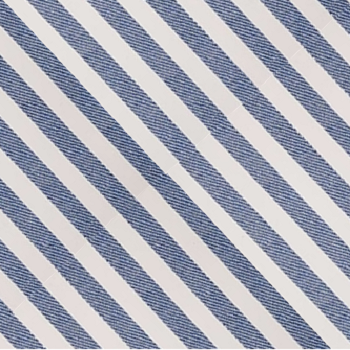
#> input picture APS2-kernels-spatial_operators/Figuras_APS2/Fig1_Tecido3.bmp, 350 x 350 px
$ python ex_1_identify_stripes.py
#> lines starting #> are read from the running program, lines starting #| are printed output that depends on the picture; after the words box and inside, x2 and y2 are one past the last pixel; in counts of white or black regions, pixels touching at a corner belong together; long printed decimals are rounded
# Goal: identify the angle of stripes on an image
# 1. Filter the fabric threads to leave the contrast just on the stripes -> apply blur
# 2. Apply a threshold to get a bin image
# 3. Extract the information of edge -> derivative kernel
# 4. Get the information if there are more edges in x, y or between or even get the angle
# 5. Map the edges information into readable labels


import cv2
import matplotlib.pyplot as plt
import numpy as np

img_original = cv2.imread("Figuras_APS2/Fig1_Tecido3.bmp", cv2.IMREAD_GRAYSCALE)
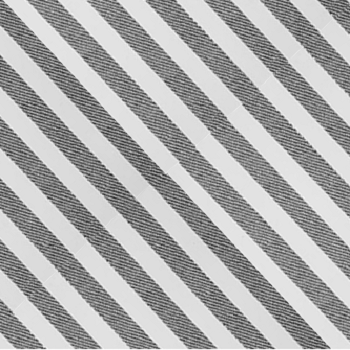
#> img_original: shape (350, 350); min 36, max 253, mean 173.2


#---------------- 1 -------------------------

(h, w) = img_original.shape
#> h = 350; w = 350

n = 9
d = int((n-1)/2)
kernel = np.ones((n,n), dtype="float64")
sigma = 8

# Kernel construction loop
for i in range(-d, d+1):
    for j in range(-d, d+1):
        kernel[i+d, j+d] = (1/(2*np.pi*sigma**2))*np.exp(-(i**2 + j**2)/(2*sigma**2))

# Normalize the kernel
kernel /= np.sum(kernel)
# x=np.max(kernel)
# kernel /= x


img_blur = np.zeros((h, w), dtype="uint8")

for i in range(d, h-d):
    for j in range(d, w-d):

        section = img_original[i-d:i+d+1, j-d:j+d+1]   # section of the original image that is gonna be altered with the kernel

        prod_img_kernel = kernel*section   # matrix convolution operation
        img_blur[i, j] = prod_img_kernel.sum()
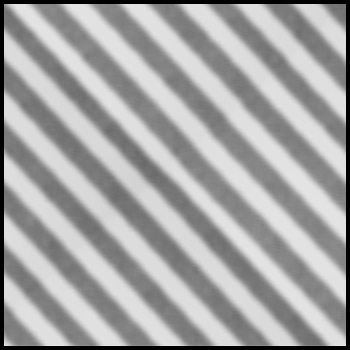
#> img_blur: shape (350, 350); min 0, max 228, mean 164.7


#---------------- 2 ---------------------------

for i in range(h):
    for j in range(w):
        if img_blur[i, j] > 150:
            img_blur[i, j] = 255
        else:
            img_blur[i, j] = 0
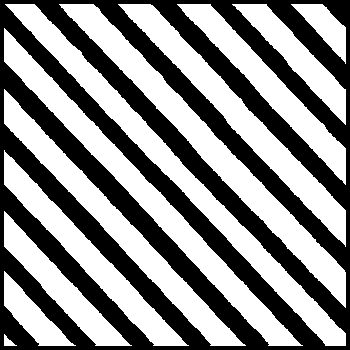
#> img_blur: shape (350, 350); 54.9% white; 1 black region, box (x1, y1, x2, y2) and area: (0, 0, 350, 350) 55289


# --------------- 3 ----------------------------

n2 = 3
d2 = int((n2-1)/2)
kernel_x = np.array([[-1, 0, 1],
                      [-1, 0, 1],
                      [-1, 0, 1]],dtype='float32')
kernel_y = np.array([[-1,-1,-1],
                      [ 0, 0, 0],
                      [ 1, 1, 1]],dtype='float32')

img_sobel_x = np.zeros((h, w), dtype="float32")
img_sobel_y = np.zeros((h, w), dtype="float32")


for i in range(d2, h-d2):
    for j in range(d2, w-d2):

        section = img_blur[i-d2:i+d2+1, j-d2:j+d2+1]   # section of the original image that is gonna be altered with the kernel

        prod_img_kernel_x = kernel_x*section.astype("float32")   # matrix convolution operation
        img_sobel_x[i, j] = abs(prod_img_kernel_x.sum())

        prod_img_kernel_y = kernel_y*section.astype("float32")   # matrix convolution operation
        img_sobel_y[i, j] = abs(prod_img_kernel_y.sum())
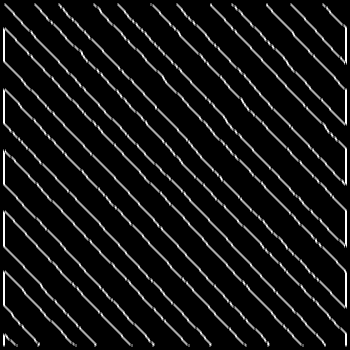
#> img_sobel_x: shape (350, 350) float32; min 0, max 765, mean 55.9; drawn with min black and max white
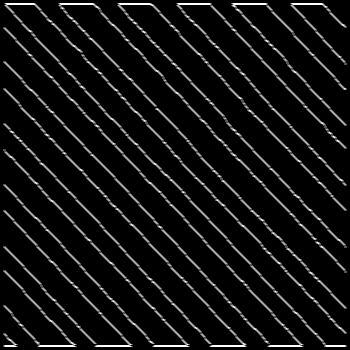
#> img_sobel_y: shape (350, 350) float32; min 0, max 765, mean 53.1; drawn with min black and max white


# ---------------- 4 ---------------------------

white_x = 0
for i in range(h):
    for j in range(w):
        if img_sobel_x[i, j] > 150:
            white_x+=1
#> after the loop, white_x = 16718

white_y = 0
for i in range(h):
    for j in range(w):
        if img_sobel_y[i, j] > 150:
            white_y+=1
#> after the loop, white_y = 16744

ratio_x = white_x/(white_x+white_y)
#> ratio_x = 0.5
ratio_y = white_y/(white_x+white_y)
#> ratio_y = 0.5


print("ratio_x", ratio_x)
#| ratio_x 0.4996
print("ratio_y", ratio_y)
#| ratio_y 0.5004

# --------------- 5 ----------------------------


if ratio_x > 0.7 and ratio_y < 0.3:
    print("Vertical stripes")
if ratio_x < 0.3 and ratio_y > 0.7:
    print("Horizontal stripes")
if ratio_x > 0.3 and ratio_x < 0.7:
    print("Diagonal stripes")


# [9 lines of commented-out code are left out]

$ run again, with APS2-kernels-spatial_operators/Figuras_APS2/Fig1_Tecido1.bmp copied over APS2-kernels-spatial_operators/Figuras_APS2/Fig1_Tecido3.bmp
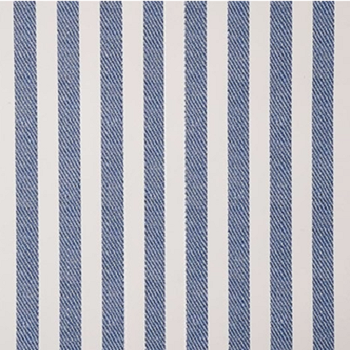
#> input picture APS2-kernels-spatial_operators/Figuras_APS2/Fig1_Tecido1.bmp, 350 x 350 px
#> after the loop `for i in range(h):`:
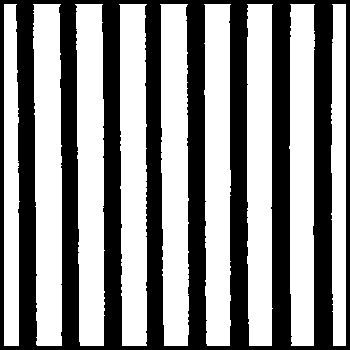
#> img_blur: shape (350, 350); 57.2% white; 1 black region, box (x1, y1, x2, y2) and area: (0, 0, 350, 350) 52427
#> after the loop `for i in range(d2, h-d2):`:
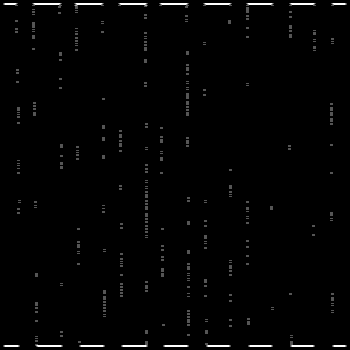
#> img_sobel_y: shape (350, 350) float32; min 0, max 765, mean 9.2; drawn with min black and max white
#| ratio_x 0.8207
#| ratio_y 0.1793

$ run again, with APS2-kernels-spatial_operators/Figuras_APS2/Fig1_Tecido2.bmp copied over APS2-kernels-spatial_operators/Figuras_APS2/Fig1_Tecido3.bmp
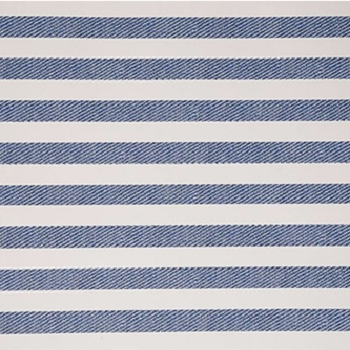
#> input picture APS2-kernels-spatial_operators/Figuras_APS2/Fig1_Tecido2.bmp, 350 x 350 px
#> after the loop `for i in range(h):`:
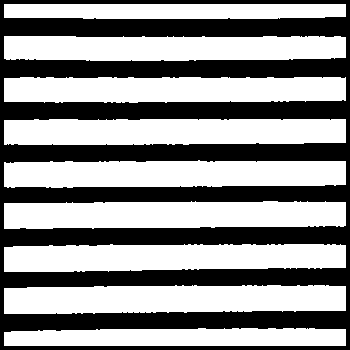
#> img_blur: shape (350, 350); 57.5% white; 1 black region, box (x1, y1, x2, y2) and area: (0, 0, 350, 350) 52042
#> after the loop `for i in range(d2, h-d2):`:
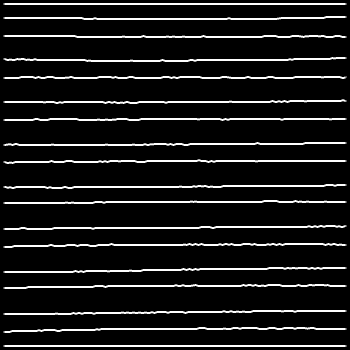
#> img_sobel_y: shape (350, 350) float32; min 0, max 765, mean 76.9; drawn with min black and max white
#| ratio_x 0.1874
#| ratio_y 0.8126
